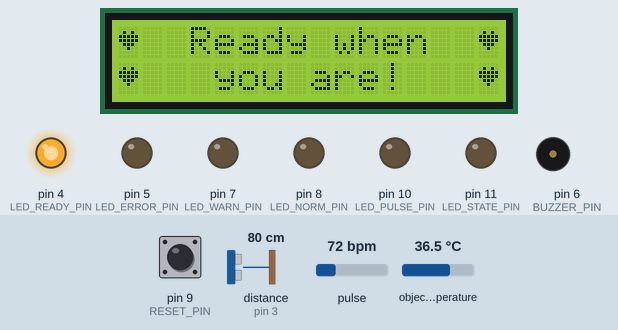
A sketch run on a simulated Arduino Uno, built with avr-gcc and run on an emulated ATmega328P. Shown: 16×2 character LCD, output pins drawn as LEDs (lit = HIGH), buzzer (waves = sounding). Wiring (inferred from the names in the program): ultrasonic range finder: trigger pin 2; echo pin 3. The inputs (shaded band) are chosen by the test bench; at power-on: distance to the obstacle (sensor on pin 3) 80 cm, pin 9 (RESET_PIN) HIGH, pulse 72 bpm, object temperature 36.5 °C. The echo pulse lasts 58.3 µs per cm; pins used as bus, display or sensor lines are not drawn; what the sketch prints to the serial monitor is not drawn.

Above: at 1.2 s.
1.3 s: distance to the obstacle (sensor on pin 3) set to 7 cm
2.8 s: distance to the obstacle (sensor on pin 3) set to 4 cm
At 4.84 s:
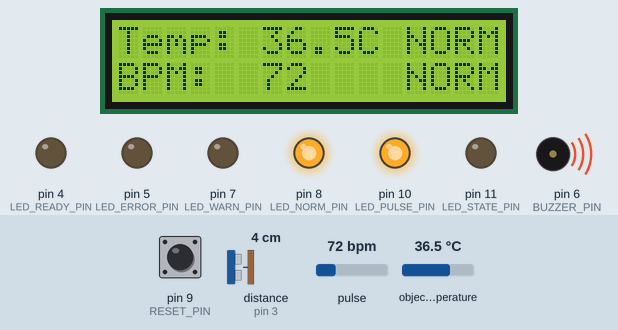
5.0 s: distance to the obstacle (sensor on pin 3) set to 9 cm
8.0 s: pin 9 (RESET_PIN) pulled LOW for 0.15 s
At 8.63 s:
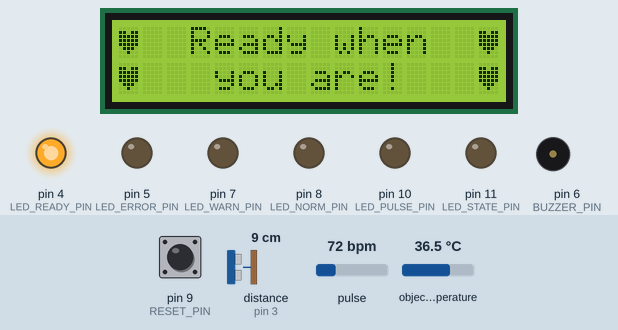
8.7 s: pin 9 (RESET_PIN) pulled LOW for 1 s
At 9.1 s:
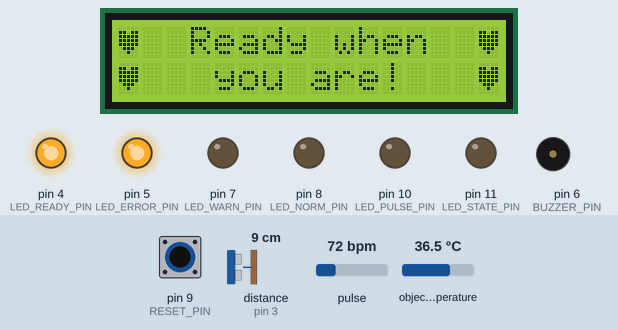
10.3 s: pin 9 (RESET_PIN) pulled LOW for 0.15 s
At 10.6 s:
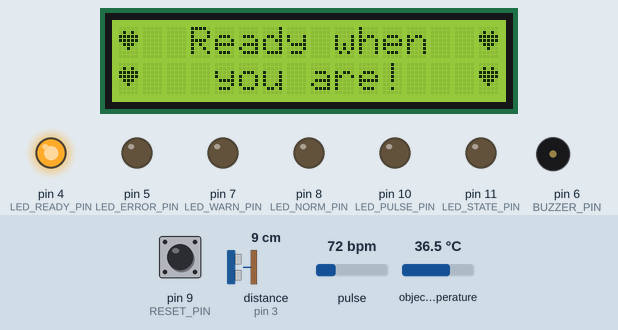
Timing chart, 0 to 12.0 s (numbered marks = the images above; inputs shaded):
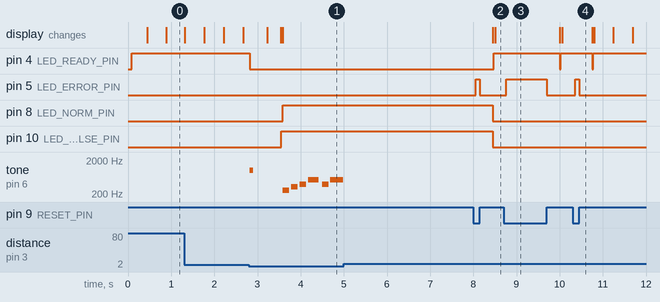

The sketch:

sketch.ino
```cpp
#define USE_ARDUINO_INTERRUPTS true
#include <Arduino.h>
#include <LCD_I2C.h>
#include <Adafruit_MLX90614.h>
#include <PulseSensorPlayground.h>

#define PULSE_PIN        (PIN_A0)    // analog
#define BUZZER_PIN       (6)         // digital
#define RESET_PIN        (9)         // digital
#define USS_TRIG_PIN     (2)         // digital
#define USS_ECHO_PIN     (3)         // digital
#define LED_PULSE_PIN    (10)        // digital
#define LED_STATE_PIN    (11)        // digital
#define LED_NORM_PIN     (8)         // digital
#define LED_WARN_PIN     (7)         // digital
#define LED_READY_PIN    (4)         // digital
#define LED_ERROR_PIN    (5)         // digital

#define USS_DURATION     (10)        // us
#define USS_ECHO_TIMEOUT (30 * 1000) // ms
#define USS_MIN_DISTANCE (5)         // cm

#define LCD_ADDR (0x27)
#define LCD_ROWS (2)
#define LCD_COLS (16)

#define TEMP_HIGH  (37.0)
#define TEMP_LOW   (30.0)

#define PULSE_THRESHOLD (500)
#define PULSE_BPM_LOW   (60)
#define PULSE_BPM_HIGH  (100)
#define PULSE_TIMEOUT   (5 * 1000) // ms

#define LENGTH(x) (sizeof(x) / sizeof(x[0]))

typedef enum State {
	STATE_INIT,
	STATE_READY,
	STATE_ERROR,
	STATE_RESET,
	STATE_RUN_TEMP,
	STATE_RUN_PULSE,
	STATE_RUN_OUTPUT,
} State;

State state_current = STATE_INIT;

char *state_string(State state) {
	switch (state) {
	case STATE_INIT:       return "INIT";
	case STATE_READY:      return "READY";
	case STATE_ERROR:      return "ERROR";
	case STATE_RESET:      return "RESET";
	case STATE_RUN_TEMP:   return "RUN_TEMP";
	case STATE_RUN_PULSE:  return "RUN_PULSE";
	case STATE_RUN_OUTPUT: return "RUN_OUTPUT";
	}
	return "UNKNOWN";
}

void state_set(State state) {
	if (state_current == state) return;
	digitalWrite(LED_STATE_PIN, HIGH);
	Serial.print("State change: ");
	Serial.print(state_string(state_current));
	Serial.print(" -> ");
	Serial.println(state_string(state));
	state_current = state;
	digitalWrite(LED_STATE_PIN, LOW);
}

LCD_I2C lcd = LCD_I2C(LCD_ADDR, LCD_COLS, LCD_ROWS);
PulseSensorPlayground pulse = PulseSensorPlayground();
Adafruit_MLX90614 mlx = Adafruit_MLX90614();

unsigned int melody_detect[]            = { 1000 };
unsigned long melody_detect_durations[] = { 80   };
unsigned int melody_bad[]               = { 392, 330, 262, 330, 262 };
unsigned long melody_bad_durations[]    = { 120, 120, 200, 120, 300 };
unsigned int melody_good[]              = { 262, 330, 392, 523, 392, 523 };
unsigned long melody_good_durations[]   = { 150, 150, 150, 250, 150, 300 };

void melody_play(unsigned int *melody, unsigned long *durations, size_t len) {
	for (size_t i = 0; i < len; i++) {
		tone(BUZZER_PIN, melody[i], durations[i]);
		delay(durations[i] * 1.3);
	}
	noTone(BUZZER_PIN);
}

short heart_shape = 0;
unsigned long heart_last_animation = 0;
unsigned char heart_char_big[8]   = { 0x00, 0x1b, 0x1f, 0x1f, 0x1f, 0x0e, 0x04, 0x00 };
unsigned char heart_char_small[8] = { 0x00, 0x0a, 0x1f, 0x1f, 0x0e, 0x04, 0x00, 0x00 };

void display_ready() {
	if (millis() - heart_last_animation < 400) return;
	heart_shape = !heart_shape;
	lcd.setCursor(0, 0);
	lcd.write(heart_shape);
	lcd.print("  Ready when  ");
	lcd.setCursor(15, 0);
	lcd.write(heart_shape);
	lcd.setCursor(0, 1);
	lcd.write(heart_shape);
	lcd.print("   you are!   ");
	lcd.setCursor(15, 1);
	lcd.write(heart_shape);
	heart_last_animation = millis();
}

void display_reset() {
	lcd.clear();
	digitalWrite(LED_NORM_PIN, LOW);
	digitalWrite(LED_WARN_PIN, LOW);
	digitalWrite(LED_READY_PIN, LOW);
	digitalWrite(LED_ERROR_PIN, LOW);
	digitalWrite(LED_PULSE_PIN, LOW);
}

void pulse_init() {
	pulse.analogInput(PULSE_PIN);
	pulse.blinkOnPulse(LED_PULSE_PIN);
	pulse.setThreshold(PULSE_THRESHOLD);
	while (!pulse.begin()) {
		state_set(STATE_ERROR);
		Serial.println("Pulse Sensor init failed!");
		digitalWrite(LED_ERROR_PIN, HIGH);
		delay(250);
	}
}

void mlx_init() {
	while (!mlx.begin()) {
		state_set(STATE_ERROR);
		Serial.println("MLX init failed!");
		digitalWrite(LED_ERROR_PIN, HIGH);
		delay(250);
	}
}

void lcd_init() {
	lcd.begin(PIN_WIRE_SDA, PIN_WIRE_SCL, false);
	lcd.backlight();
	lcd.createChar(0, heart_char_small);
	lcd.createChar(1, heart_char_big);
}

double current_temp = 0.0;
int current_bpm = 0;
unsigned long pulse_start_time = 0;
unsigned long output_start_time = 0;

void sensors_reset() {
	current_bpm = 0;
	current_temp = 0.0;
	pulse_start_time = 0;
	output_start_time = 0;
	// hard reset pulse sensor
	pulse.pause();
	delay(300);
	pulse_init();
	pulse.pause();
}

void check_reset() {
	if (digitalRead(RESET_PIN) == LOW) {
		// debounce
		delay(50);
		if (digitalRead(RESET_PIN) == LOW) {
			digitalWrite(LED_ERROR_PIN, HIGH);
			// wait release
			while (digitalRead(RESET_PIN) == LOW);
			digitalWrite(LED_ERROR_PIN, LOW);
			state_set(STATE_RESET);
		}
	}
}

double uss_get_distance() {
	digitalWrite(USS_TRIG_PIN, HIGH);
	delayMicroseconds(USS_DURATION);
	digitalWrite(USS_TRIG_PIN, LOW);
	unsigned long duration = pulseIn(USS_ECHO_PIN, HIGH, USS_ECHO_TIMEOUT);
	return duration * 0.017;
}

void setup() {
	Serial.begin(9600);
	while (!Serial);

	pinMode(LED_STATE_PIN, OUTPUT);
	pinMode(LED_READY_PIN, OUTPUT);
	pinMode(LED_ERROR_PIN, OUTPUT);
	pinMode(LED_NORM_PIN, OUTPUT);
	pinMode(LED_WARN_PIN, OUTPUT);
	pinMode(BUZZER_PIN, OUTPUT);
	pinMode(USS_TRIG_PIN, OUTPUT);
	pinMode(USS_ECHO_PIN, INPUT);
	pinMode(LED_PULSE_PIN, OUTPUT);
	pinMode(RESET_PIN, INPUT_PULLUP);

	state_set(STATE_INIT);
	mlx_init();
	lcd_init();
	pulse_init();
	display_reset();
	state_set(STATE_READY);
}

void loop() {
	check_reset();
	switch (state_current) {
	case STATE_INIT:
		// just wait and hope for the best
		delay(250);
		break;
	case STATE_ERROR:
		digitalWrite(LED_ERROR_PIN, HIGH);
		// wait and pray
		delay(250);
		break;
	case STATE_RESET:
		sensors_reset();
		display_reset();
		state_set(STATE_READY);
		break;
	case STATE_READY: {
		digitalWrite(LED_READY_PIN, HIGH);
		double distance = uss_get_distance();
		if (distance > 0 && distance <= USS_MIN_DISTANCE) {
			digitalWrite(LED_READY_PIN, LOW);
			melody_play(melody_detect, melody_detect_durations, LENGTH(melody_detect));
			sensors_reset();
			display_reset();
			state_set(STATE_RUN_TEMP);
			break;
		}
		display_ready();
		break;
	}
	case STATE_RUN_TEMP:
		delay(250);
		current_temp = mlx.readObjectTempC();
		lcd.setCursor(0, 0);
		lcd.print("Temp: ");
		lcd.print(current_temp, 1);
		lcd.print("C ");
		if (current_temp >= TEMP_HIGH)    lcd.print("HIGH");
		else if (current_temp < TEMP_LOW) lcd.print(" LOW");
		else                              lcd.print("NORM");
		pulse_start_time = millis();
		state_set(STATE_RUN_PULSE);
		break;
	case STATE_RUN_PULSE:
		if (pulse.isPaused()) pulse.resume();
		lcd.setCursor(0, 1);
		lcd.print("  Measuring...  ");
		if (pulse.sawStartOfBeat()) {
			current_bpm = pulse.getBeatsPerMinute();
			pulse_start_time = millis();
			lcd.setCursor(0, 1);
			lcd.print("BPM:  ");
			lcd.print(current_bpm);
			lcd.print("   ");
			if (current_bpm < 100) lcd.print(" ");
			if (current_bpm > PULSE_BPM_HIGH)     lcd.print("HIGH");
			else if (current_bpm < PULSE_BPM_LOW) lcd.print(" LOW");
			else                                  lcd.print("NORM");
			pulse.pause();
			state_set(STATE_RUN_OUTPUT);
			break;
		}
		if (millis() - pulse_start_time > PULSE_TIMEOUT) {
			current_bpm = 0;
			lcd.setCursor(0, 1);
			lcd.print("  No pulse! :(  ");
			pulse.pause();
			state_set(STATE_RUN_OUTPUT);
		}
		break;
	case STATE_RUN_OUTPUT:
		if (output_start_time == 0) {
			output_start_time = millis();
			if (current_temp >= TEMP_LOW && current_temp < TEMP_HIGH && current_bpm >= PULSE_BPM_LOW && current_bpm <= PULSE_BPM_HIGH) {
				digitalWrite(LED_NORM_PIN, HIGH);
				melody_play(melody_good, melody_good_durations, LENGTH(melody_good));
			} else {
				digitalWrite(LED_WARN_PIN, HIGH);
				melody_play(melody_bad, melody_bad_durations, LENGTH(melody_bad));
			}
		}
		if (millis() - output_start_time > 5000) {
			state_set(STATE_RESET);
		}
		break;
	}
	delay(20);
}
```

Measured:
- the behaviour switches between 6 and 5 cm on distance to the obstacle (sensor on pin 3) (found by bisection; images 0 and 1)
- after the input at 2.8 s, pin 4 (LED_READY_PIN): HIGH → LOW at once; pin 8 (LED_NORM_PIN): LOW → HIGH after 0.79 s
- after the input at 5.0 s, every drawn part: stays the same
- after the input at 8.0 s, pin 4 (LED_READY_PIN): LOW → HIGH after 0.47 s; pin 5 (LED_ERROR_PIN): LOW → HIGH after 0.05 s, → LOW 0.10 s later; pin 8 (LED_NORM_PIN), pin 10 (LED_PULSE_PIN): HIGH → LOW after 0.45 s; the display: first changes after 0.45 s (image 2 shows a later state)
- after the input at 8.7 s, pin 4 (LED_READY_PIN): HIGH → LOW after 1.3 s, → HIGH 0.02 s later; pin 5 (LED_ERROR_PIN): LOW → HIGH after 0.07 s, → LOW 0.93 s later
- after the input at 10.3 s, pin 4 (LED_READY_PIN): HIGH → LOW after 0.45 s, → HIGH 0.02 s later; pin 5 (LED_ERROR_PIN): LOW → HIGH after 0.06 s, → LOW 0.09 s later
